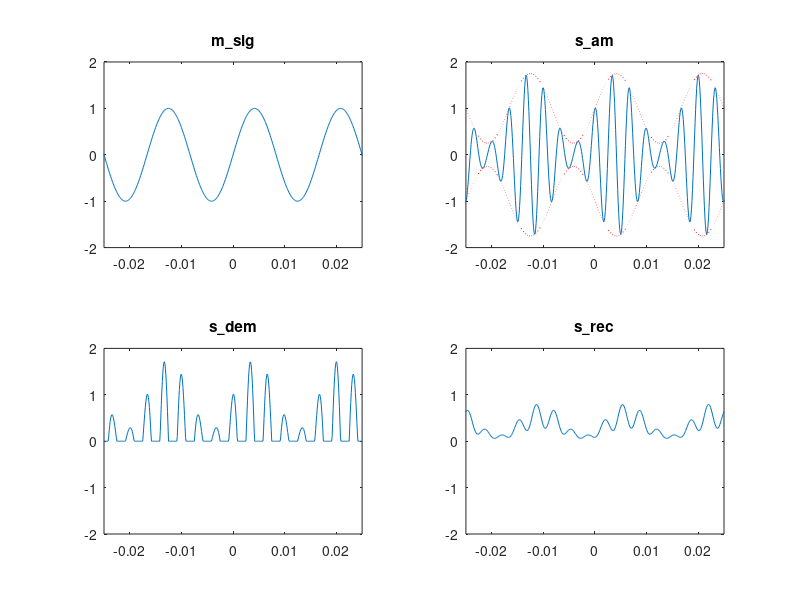
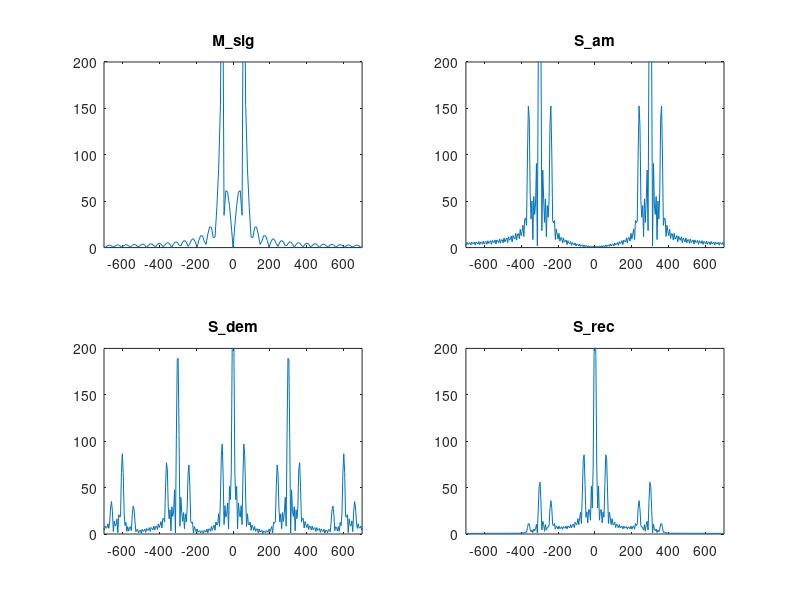

The MATLAB source for these figures, in order:
%function ExampleAMdemfilt
clear all;
close all;

ts=10^(-4);
t=-0.04:ts:0.04;
Ta=0.01;
ka = 0.75;
m_sig=sin(2*pi*60*t);
Lm_sig=length(m_sig);
Lfft=length(t);   % defining DFT (or FFT) size
Lfft=2^ceil(log2(Lfft))  % making Lfft a power of 2 since this makes the fft algorithm work fast
M_sig=fftshift(fft(m_sig,Lfft))  % i.e. calculating the frequency domain message signal,
                                 % fft algorithm calculates points from ) to Lfft-1, hence we use fftshift on this
                                 % result to order samples from -Lfft/2 to Lfft/2 -1 
freqm=(-Lfft/2:Lfft/2-1)/(Lfft*ts) % Defining the frequency axis for the frequency domain DSB modulated signal
B_m=150;
h=fir1(40,[B_m*ts]) % defining a FIR filter of order 40 and cutoff frequency B_m*ts

%%% AM modulation
fc=300; % carrier frequency
s_am=(1+ka*m_sig).*cos(2*pi*fc*t) % recall AM modulation works by multiplying message signal by a cos function at the carrier frequency and adding a unmodulated carrier
Lfft=length(t)
Lfft=2^ceil(log2(Lfft)+1) % increasing fft size by another factor of 2
S_am=fftshift(fft(s_am,Lfft)); % obtaining frequency domain modulated signal
freqs=(-Lfft/2:Lfft/2-1)/(Lfft*ts) % Defining the frequency axis for the frequency domain DSB modulated signal


%%% AM Demodulation begins by using a rectifier 
s_dem=s_am.*(s_am>0) % i.e taking envelope when signal is positive and zero when signal is negative
S_dem=fftshift(fft(s_dem,Lfft)); % Demodulatede signal in frequency domain

% Using an ideal low pass filter with bandwidth 150 Hz
s_rec=filter(h,1,s_dem)
S_rec=fftshift(fft(s_rec,Lfft)); % Demodulatede signal in frequency domain
 


Trange=[-0.025 0.025 -2 2] % This specifies the range of axis for the plot, the first two parameters are range limits for x-axis, and last two parameters are for y-axis
Frange=[-700 700 0 200] % axis range for frequency domain plots
figure(1)
subplot(221); plot(t,m_sig)
axis(Trange) % set x-axis and y-axis limits 
title('m\_sig')

subplot(222); plot(t,s_am)
hold on;
plot(t,1+ka*m_sig, 'r:')
plot(t,-1-ka*m_sig, 'r:')
axis(Trange)
title('s\_am')

subplot(223); plot(t, s_dem)
axis(Trange) % set x-axis and y-axis limits 
title('s\_dem')

subplot(224); plot(t,s_rec)
axis(Trange)
title('s\_rec')


figure(2)
subplot(221); plot(freqm,abs(M_sig))
axis(Frange) % set x-axis and y-axis limits 
title('M\_sig')

subplot(222); plot(freqs,abs(S_am))
axis(Frange)
title('S\_am')

subplot(223); plot(freqs, abs(S_dem))
axis(Frange) % set x-axis and y-axis limits 
title('S\_dem')

subplot(224); plot(freqs,abs(S_rec))
axis(Frange)
title('S\_rec')



